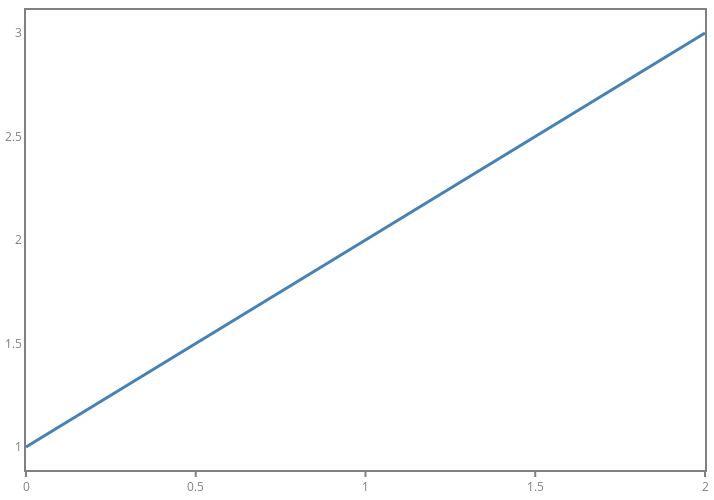

Notebook code for this chart:
### Markdown cell above
## Plot - Matly

### Code cell
import matly.pyplot as plt
from matly import rcParams

plt.style.use(stylesheet)

f, ax = plt.subplots(1, 1)
ax.plot([1, 2, 3])
f.update_layout(margin=dict(l=5,r=5,b=5,t=10))

f.show()

### Figure 1 — Plotly figure (JSON) as saved in the notebook; plotly's stock layout.template omitted (floating-point values rounded to 4 significant figures)
{"data": [{"line": {"color": "steelblue", "width": 3}, "mode": "lines", "type": "scatter", "x": [0, 1, 2], "y": [1, 2, 3]}], "layout": {"height": 500, "margin": {"b": 5, "l": 5, "r": 5, "t": 10}, "paper_bgcolor": "white", "plot_bgcolor": "white", "title": {"font": {"size": 16}}, "width": 714.3, "xaxis": {"color": "grey", "linecolor": "grey", "linewidth": 2, "mirror": true, "showgrid": false, "showline": true, "side": "bottom", "ticklen": 5, "ticks": "outside", "tickwidth": 2, "title": {"font": {"color": "grey", "size": 16}}, "zeroline": false}, "yaxis": {"color": "grey", "linecolor": "grey", "linewidth": 2, "mirror": true, "showgrid": false, "showline": true, "side": "left", "ticklen": 0, "ticks": "outside", "tickwidth": 0, "title": {"font": {"color": "grey", "size": 16}}, "zeroline": false}}}
